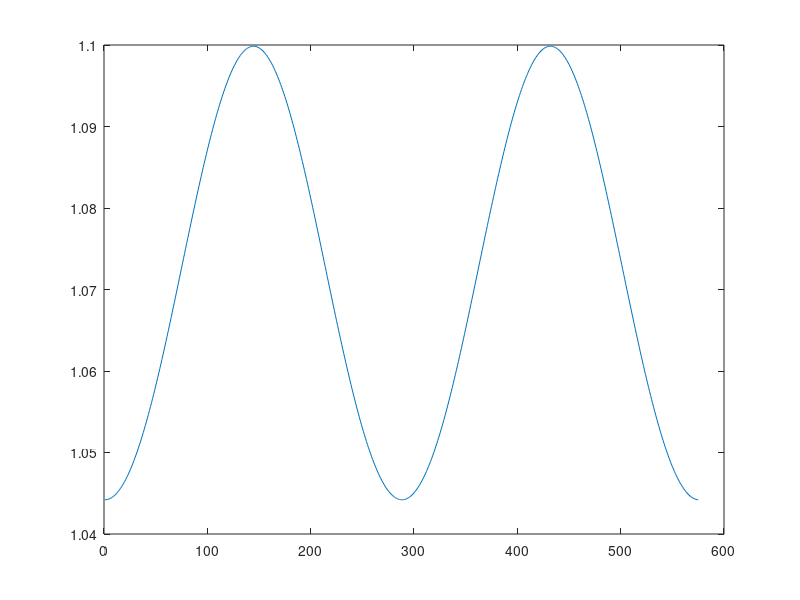
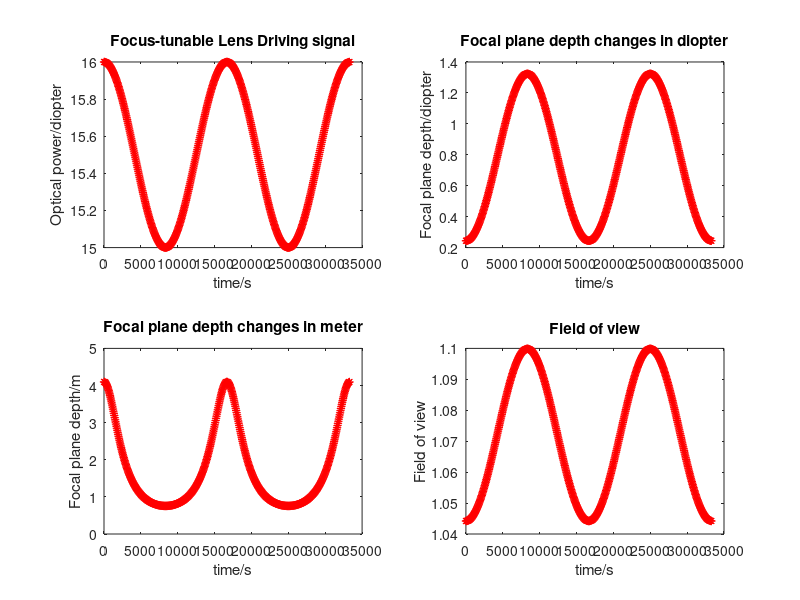
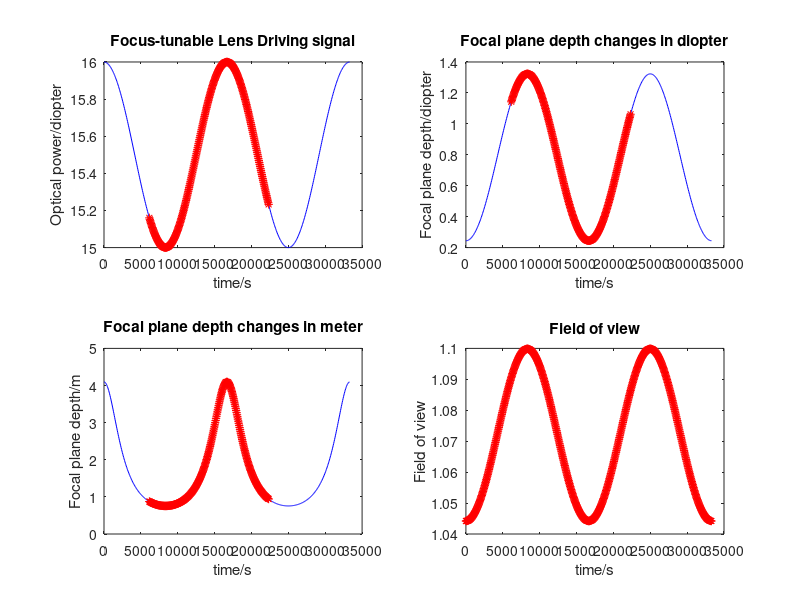

Write MATLAB code to recreate these figures, in order.
clear all;
close all;


%% Hanpeng's amazing guess
% d1+o1=0.09 % measure
o1=0.06; % Guess
%o1=0.1;
f1=0.058; % From Email
d1=0.03; % Guess
f3=0.061;

d2=0.12; % measure
%f3=0.09; % Guess
de=0.07; % measure


%% Found from measurement and brute search
% d1+o1=0.09 % measure
o1=0.07; % Guess
f1=0.068; % From Email
d1=0.03; % Guess


f3=0.06; % Measured to be 0.053
d2=0.12; % measure
de=0.07; % measure

%%

num=280; % num of sample depths along z direction(depth direction)
MinOpPower=15; % min optical power of focus tunable lens(in diopters)
% current 87.5
MaxOpPower=16; % max optical power of focus tunable lens(in diopters)
% current 137.5
t=1:num;
p=2;
%% linear driving singal
f_t_inverse=linspace(MinOpPower,MaxOpPower,num); 
f2=1./f_t_inverse;


%% sinusoidal driving signal
Magnitude=(MaxOpPower-MinOpPower)/2;
offset=(MaxOpPower+MinOpPower)/2;

f_t_inverse=Magnitude*sin(t*2*p*pi/num)+offset;
f2=1./f_t_inverse;
%% triangular driving signal
Magnitude=MaxOpPower-MinOpPower;
offset=MinOpPower;
p1=Magnitude*2*p/num*(1:1:ceil(num/2/p));
p2=-p1+max(p1);
p_11=[p2,p1];
p_w=repmat(p_11,1,p);
f_t_inverse=p_w(1:num)+offset;
f2=1./f_t_inverse;

%% finding depthlist using triangular driving signal
t_u=0:58:1e6/60;
delt_t=1e6/60/2;
tan1=(MinOpPower-MaxOpPower)/delt_t;
y1=tan1*t_u+MaxOpPower;

tan2=(MaxOpPower-MinOpPower)/delt_t;
y2=tan2*t_u+2*MinOpPower-MaxOpPower;

index=max(find(t_u<=delt_t));
f_t_inverse=[y1(1:index),y2(index+1:end)];
t=[];
for i=1:p
    offset=1e6/60*(i-1);
    t=[t,t_u+offset];
end

f_t_inverse=repmat(f_t_inverse,1,p);
f2=1./f_t_inverse;

%% finding depthlist using sin driving signal
t=0:58:1e6/60*p;
Magnitude=(MaxOpPower-MinOpPower)/2;
offset=(MaxOpPower+MinOpPower)/2;
f_t_inverse=Magnitude*cos(2*pi*60/1e6*t)+offset;
f2=1./f_t_inverse;

%% considering three lens separately
i1=f1*o1/(o1-f1);
o2=i1-d1;


i2=f2*o2./(o2+f2);
%i2=f2*o2./(o2-f2);
o3=d2-i2;


i3=f3*o3./(o3-f3);
ie=-i3+de;

%% Field of View

O_1 = 0.01778; % meters. O_1 = 0.7 inches
M1 = -i1/01;
M2 = -i2./o2;
M3 = -i3./o3;
I_e = M1 .* M2 .* M3 .* O_1;
theta = rad2deg(atan(I_e./ie));
figure; plot(theta);

figure;
subplot(2,2,1)
plot(t,f_t_inverse,'r*'); hold on;
title('Focus-tunable Lens Driving signal');
xlabel('time/s');
ylabel('Optical power/diopter');


subplot(2,2,2)
plot(t,1./ie,'r*');
title('Focal plane depth changes in diopter');
xlabel('time/s');
ylabel('Focal plane depth/diopter');

subplot(2,2,3)
plot(t,ie,'r*');
title('Focal plane depth changes in meter');
xlabel('time/s');
ylabel('Focal plane depth/m');

subplot(2,2,4)
plot(t,theta,'r*');
title('Field of view');
xlabel('time/s');
ylabel('Field of view');


%% phase correction

phaseNum=107;

t_phase=t(phaseNum:phaseNum+num-1);
f_t_inverse_phase=f_t_inverse(phaseNum:phaseNum+num-1);
ie_phase=ie(phaseNum:phaseNum+num-1);

figure;
subplot(2,2,1)
plot(t,f_t_inverse,'b-',t_phase,f_t_inverse_phase,'r*'); hold on;
title('Focus-tunable Lens Driving signal');
xlabel('time/s');
ylabel('Optical power/diopter');


subplot(2,2,2)
plot(t,1./ie,'b-',t_phase,1./ie_phase,'r*');
title('Focal plane depth changes in diopter');
xlabel('time/s');
ylabel('Focal plane depth/diopter');

subplot(2,2,3)
plot(t,ie,'b-',t_phase,ie_phase,'r*');
title('Focal plane depth changes in meter');
xlabel('time/s');
ylabel('Focal plane depth/m');

subplot(2,2,4)
plot(t,theta,'r*');
title('Field of view');
xlabel('time/s');
ylabel('Field of view');

%%
d=ie_phase;



[d_sort,order]=sort(d);
un_order(order)=1:num;



%[f_sort,forder]=sort(f_t_inverse(1:280));
%%
save FocusDepth.mat d d_sort order un_order;
